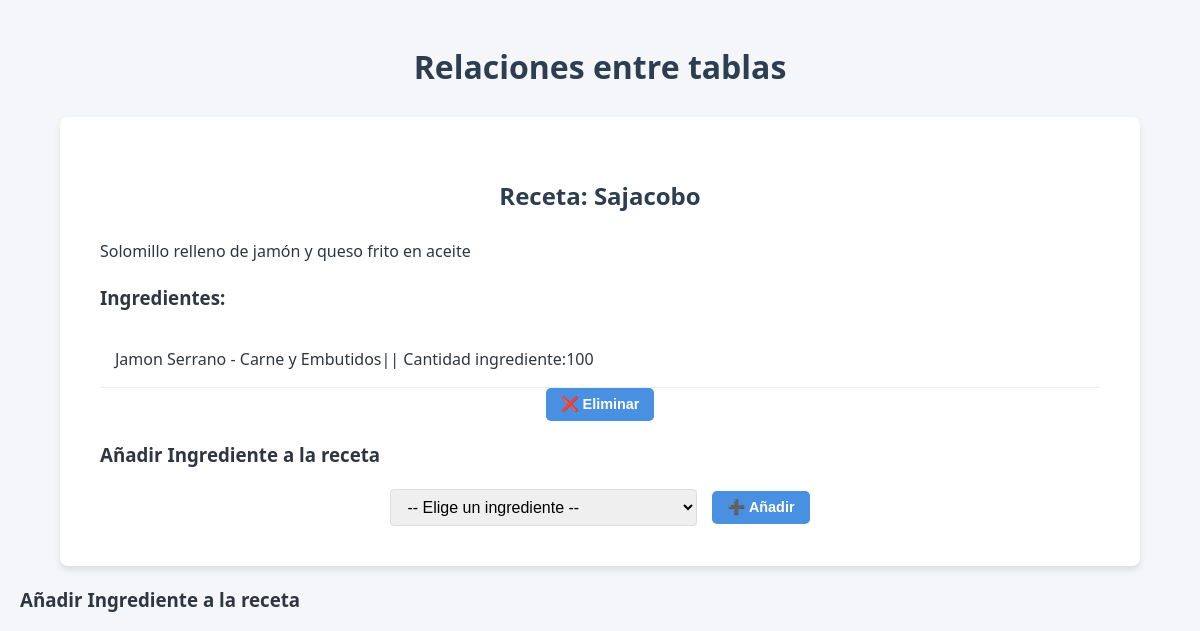
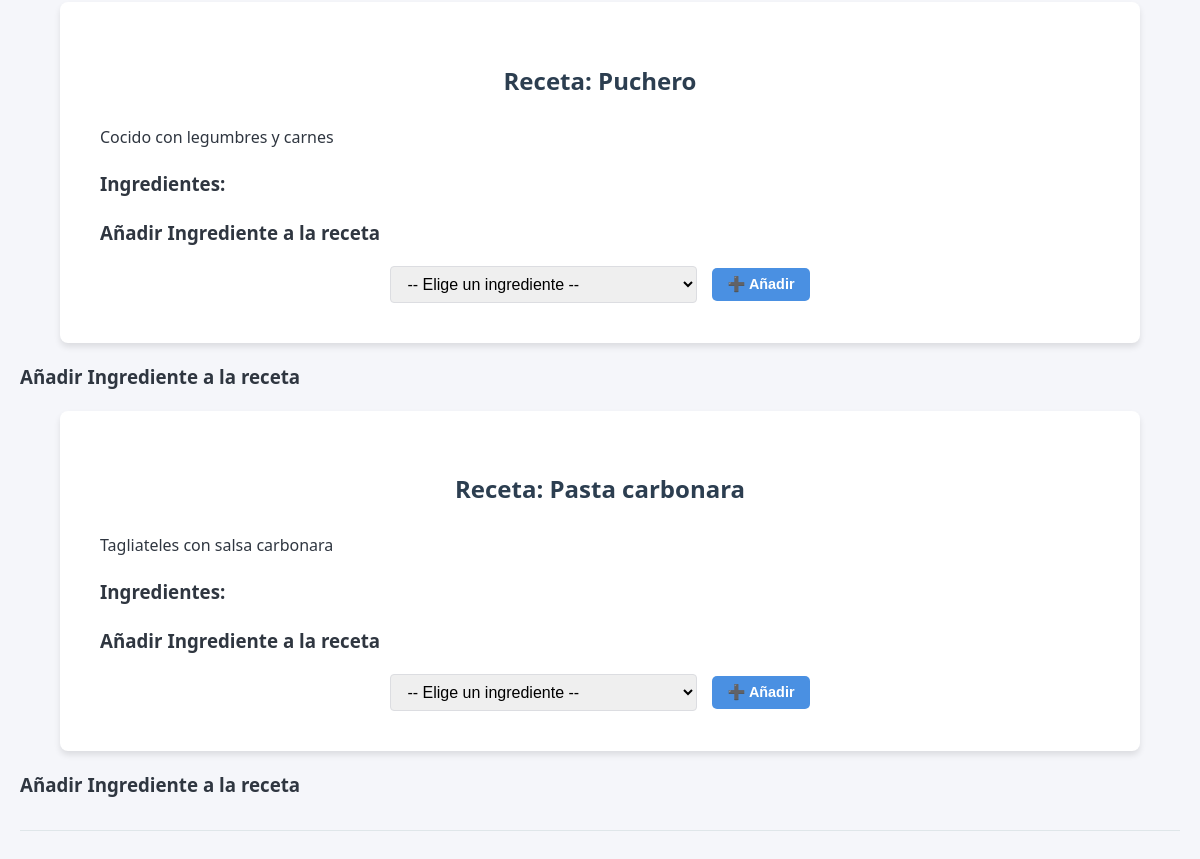
/relaciones, run on an earlier commit of the app's database (2 pictures, top to bottom).
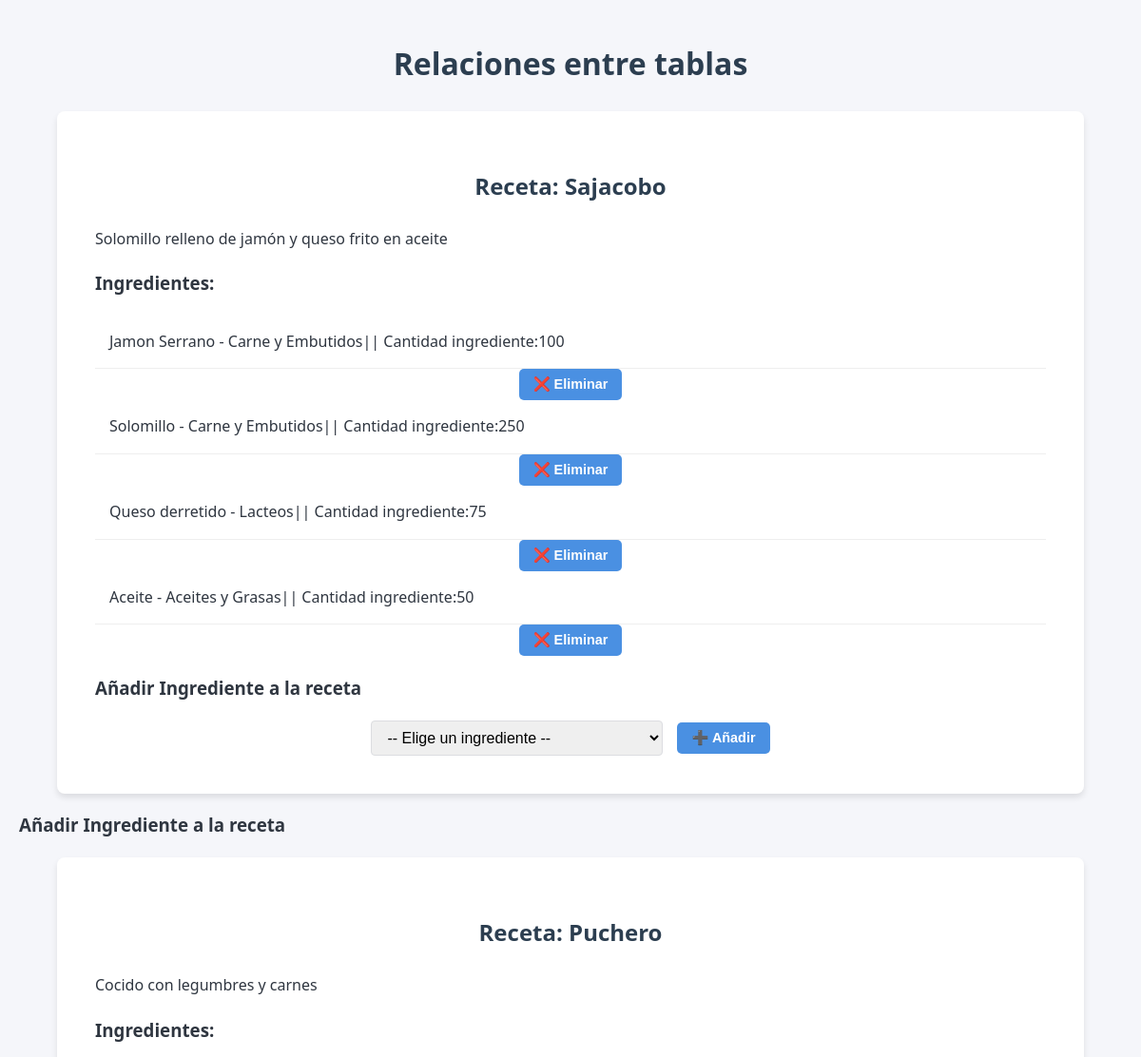
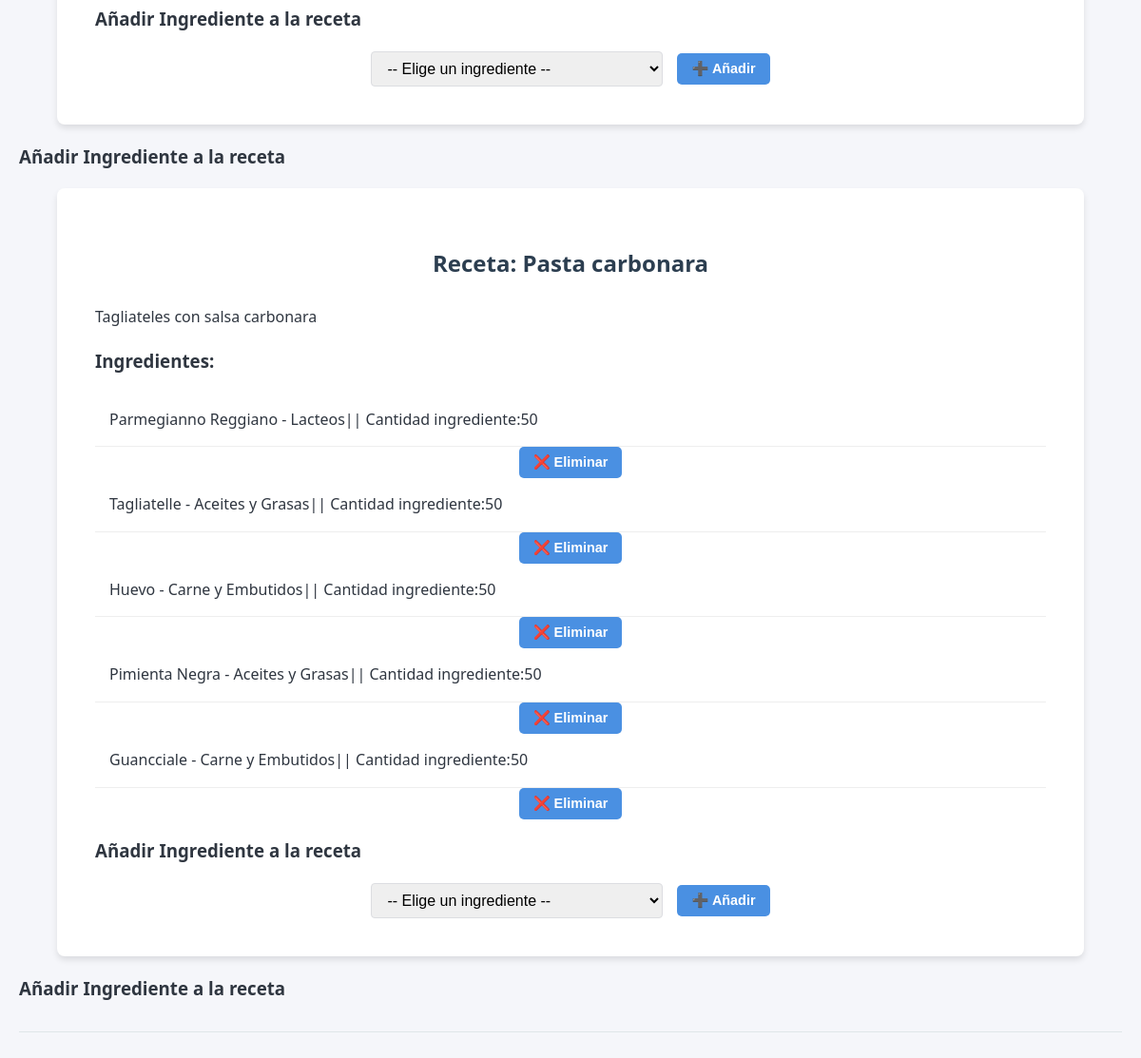
And on a later commit of the database (2 pictures, top to bottom).
### recetasApp/models.py (models this page shows, shortened)
class Recetas(models.Model):
    nombre=models.CharField(max_length=100)
    descripcion=models.CharField(max_length=500)
    ingredientes=models.ManyToManyField(Ingrediente,related_name='Ingredientes',through='IngredienteReceta')

class Ingrediente(models.Model):
    nombre=models.CharField(max_length=100)
    categoria=models.ForeignKey(CategoriaIngrediente, on_delete=models.CASCADE)
    lactosa=models.ForeignKey(Lactosa, on_delete=models.CASCADE,default=False)
    cantidad=models.ForeignKey(Cantidad, on_delete=models.CASCADE)

class CategoriaIngrediente(models.Model):
    nombre=models.CharField(max_length=100)

class Cantidad(models.Model):
    cantidad=models.IntegerField()
    def __str__(self):
        return f"{self.cantidad}"

### recetasApp/views.py (the view, shortened to what this page needs)
# urls.py: path('relaciones', views.relaciones, name='relaciones'),#vamosa ver las relaciones entre tablas many to many y foreign key
def relaciones(request):
    recetas = Recetas.objects.all()
    ingredientes = Ingrediente.objects.all()
    return render(request, 'recetasApp/relaciones.html', {'recetas': recetas, 'ingredientes': ingredientes})

### recetasApp/templates/recetasApp/relaciones.html (shortened to what this page needs)
{% extends "recetasApp/base.html" %}
{% block content %}
<h1>Relaciones entre tablas</h1>
{% for receta in recetas %}
    <div>
        <h2>Receta: {{ receta.nombre }}</h2>
        <p>{{ receta.descripcion }}</p>
        <h3>Ingredientes:</h3>
        <ul>
            {% for ingrediente in receta.ingredientes.all %}
                <a href="{% url 'ingrediente_detalle' pk=ingrediente.pk %}"><li>{{ ingrediente.nombre }} - {{ ingrediente.categoria.nombre }}|| Cantidad ingrediente:{{ingrediente.cantidad}}</li></a>
                <form method="post" action="">
                    <button type="submit">❌ Eliminar</button>
                </form>
            {% endfor %}
        </ul>
        <h3>Añadir Ingrediente a la receta</h3>
    <form method="post" action="">
        <select name="ingrediente_id">
            <option value="" selected disabled>-- Elige un ingrediente --</option>
        </select>
        <button type="submit">➕ Añadir</button>
    </form>
    </div>
    <h3>Añadir Ingrediente a la receta</h3>
{% endfor %}
<hr>
<br>
{% endblock %}

What changed in the data, as far as the page shows it:
changed Recetas "Sajacobo": gains Ingrediente (nombre "Solomillo", categoria.nombre "Carne y Embutidos", cantidad "250"); gains Ingrediente (nombre "Queso derretido", categoria.nombre "Lacteos", cantidad "75"); gains Ingrediente (nombre "Aceite", categoria.nombre "Aceites y Grasas", cantidad "50")
added Ingrediente: nombre "Parmegianno Reggiano", categoria.nombre "Lacteos", cantidad "50", shown under Recetas "Pasta carbonara"
added Ingrediente: nombre "Tagliatelle", categoria.nombre "Aceites y Grasas", cantidad "50", shown under Recetas "Pasta carbonara"
added Ingrediente: nombre "Huevo", categoria.nombre "Carne y Embutidos", cantidad "50", shown under Recetas "Pasta carbonara"
added Ingrediente: nombre "Pimienta Negra", categoria.nombre "Aceites y Grasas", cantidad "50", shown under Recetas "Pasta carbonara"
added Ingrediente: nombre "Guancciale", categoria.nombre "Carne y Embutidos", cantidad "50", shown under Recetas "Pasta carbonara"
